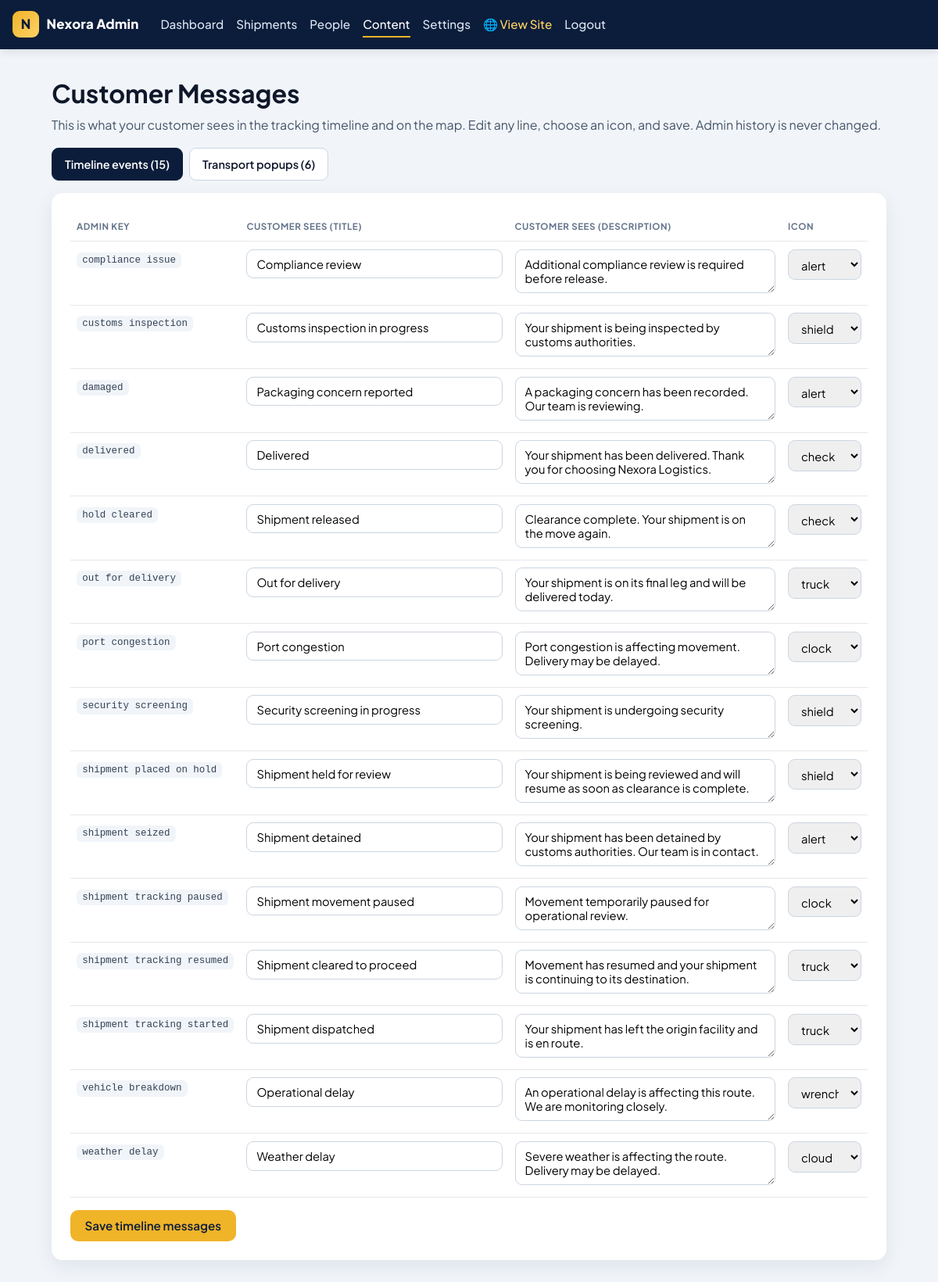
/admin/customer-messages.php (signed in), run on the app's committed database.
### tables this page shows
CREATE TABLE event_translations (
        id INTEGER PRIMARY KEY AUTOINCREMENT,
        raw_key TEXT NOT NULL UNIQUE,
        public_title TEXT NOT NULL,
        public_description TEXT,
        public_icon TEXT,
        updated_at TEXT NOT NULL DEFAULT CURRENT_TIMESTAMP
    );

### app/helpers.php (called while the page is built, shortened)
<?php
function nxWebBase(): string
{
    $script = str_replace('\\', '/', (string) ($_SERVER['SCRIPT_NAME'] ?? ''));
    $dir = rtrim(str_replace('\\', '/', dirname($script)), '/');
    if (preg_match('#^(.*?)/(?:admin/api|admin)$#', $dir, $m)) {
        $dir = $m[1];
    }
    return $dir === '/' ? '' : $dir;
}
function asset(string $path = ''): string
{
    return nxWebBase() . '/assets/' . ltrim($path, '/');
}

### public/admin/customer-messages.php (the view, shortened to what this page needs)
<?php
$db = Database::connection();
$events   = $db->query('SELECT * FROM event_translations ORDER BY raw_key')->fetchAll();
$segments = $db->query('SELECT * FROM segment_messages ORDER BY segment_type')->fetchAll();
function hh(?string $v): string { return htmlspecialchars((string)$v, ENT_QUOTES); }
$iconChoices = ['truck','air','sea','rail','bike','shield','alert','check','clock','cloud','wrench','box','pin'];
?>
<!DOCTYPE html>
<html lang="en">
<head>
<link rel="stylesheet" href="<?= asset('css/app.css') ?>">
</head>
<body>
<header class="navbar">
  <a href="/admin/index.php" class="logo" style="text-decoration:none;color:inherit;">
    <span class="logo-badge">N</span><span class="logo-text">Nexora Admin</span>
  </a>
  <nav class="nav-links">
    <a href="/admin/index.php">Dashboard</a>
    <a href="/admin/shipments-hub.php">Shipments</a>
    <a href="/admin/people.php">People</a>
    <a href="/admin/content.php" class="active">Content</a>
    <a href="/admin/settings.php">Settings</a>
    <a href="/" target="_blank" rel="noopener" style="color:#ffd166 !important;">🌐 View Site</a>
    <a href="/admin/login.php?logout=1">Logout</a>
  </nav>
</header>
<div class="wrap">
  <h1 style="margin:1rem 0 .25rem;">Customer Messages</h1>
  <p style="color:#475569;margin-top:0;">This is what your customer sees in the tracking timeline and on the map. Edit any line, choose an icon, and save. Admin history is never changed.</p>
  <div class="tabs">
    <div class="tab active" data-tab="events">Timeline events (<?= count($events) ?>)</div>
    <div class="tab" data-tab="segments">Transport popups (<?= count($segments) ?>)</div>
  </div>
  <div class="tab-panel active" id="tab-events">
    <form method="post" action="/admin/customer-messages.php">
      <div class="panel">
        <table>
          <thead><tr><th style="width:170px;">Admin key</th><th>Customer sees (title)</th><th>Customer sees (description)</th><th style="width:110px;">Icon</th></tr></thead>
          <tbody>
            <?php foreach ($events as $e): ?>
              <tr>
                <td><span class="key"><?= hh($e['raw_key']) ?></span><input type="hidden" name="key[]" value="<?= hh($e['raw_key']) ?>"></td>
                <td><input type="text" name="title[]" value="<?= hh($e['public_title']) ?>" required></td>
                <td><textarea name="desc[]"><?= hh($e['public_description']) ?></textarea></td>
                <td>
                  <select name="icon[]">
                    <?php foreach ($iconChoices as $ic): ?>
                      <option value="<?= hh($ic) ?>" <?= $e['public_icon'] === $ic ? 'selected' : '' ?>><?= hh($ic) ?></option>
                    <?php endforeach; ?>
                  </select>
                </td>
              </tr>
            <?php endforeach; ?>
          </tbody>
        </table>
        <div style="margin-top:1rem;"><button type="submit" class="btn btn-primary">Save timeline messages</button></div>
      </div>
    </form>
  </div>
</div>
</body>
</html>

### public/assets/css/app.css (style rules this page uses)
:root { --navy:#0b1d3a; --navy-2:#132a52; --gold:#f0b429; --gold-2:#ffd166; --blue:#2563eb; --ink:#0f172a; --muted:#5b6b85; --line:#e5e7eb; --bg:#f7f9fc; --card:#ffffff; --radius:14px; --shadow:0 8px 24px rgba(11,29,58,.08); }
* { box-sizing:border-box; }
html,body { margin:0;padding:0; }
body { font-family:'Plus Jakarta Sans',system-ui,-apple-system,Segoe UI,Roboto,sans-serif; background:var(--bg); color:var(--ink); line-height:1.55; -webkit-font-smoothing:antialiased; }
a { color:inherit; }
.navbar { position:sticky;top:0;z-index:50; display:flex;align-items:center;gap:1rem;flex-wrap:wrap; padding:.85rem 1rem; background:var(--navy); color:#fff; box-shadow:0 2px 12px rgba(0,0,0,.12); }
.navbar .logo { display:flex;align-items:center;gap:.6rem;font-weight:800;font-size:1.05rem; }
.logo-badge { display:inline-flex;align-items:center;justify-content:center; width:34px;height:34px;border-radius:9px; background:linear-gradient(135deg,var(--gold),var(--gold-2)); color:var(--navy);font-weight:900; }
.logo-text { letter-spacing:.2px; }
.nav-links { display:flex;gap:1.1rem;margin-left:1rem;flex-wrap:wrap; }
.nav-links a { color:#dbe4f3;text-decoration:none;font-weight:500;font-size:.95rem; padding:.25rem 0;border-bottom:2px solid transparent;transition:.15s; }
.nav-links a:hover,.nav-links a.active { color:#fff;border-bottom-color:var(--gold); }
.btn { display:inline-flex;align-items:center;justify-content:center;gap:.5rem; padding:.6rem 1.1rem;border-radius:10px;border:1px solid transparent; font-family:inherit;font-weight:600;font-size:.95rem;cursor:pointer; text-decoration:none;transition:.15s;white-space:nowrap; }
.btn-primary { background:var(--gold);color:var(--navy); }
html, body { overflow-x: hidden; max-width: 100vw; width: 100%; }
*, *::before, *::after { box-sizing: border-box; }
section, main, header, footer, div { max-width: 100%; }
.navbar { padding: .9rem 1rem; gap: .75rem; row-gap: .5rem; }
.nav-links { gap: 1rem; flex-wrap: wrap; }
.nav-links a { white-space: nowrap; }

### public/admin/customer-messages.php (style rules this page uses)
body { background:#f1f5f9; }
.wrap { max-width:1100px;margin:0 auto;padding:1rem; }
.panel { background:#fff;border-radius:14px;padding:1.5rem;box-shadow:0 8px 24px rgba(11,29,58,.08);margin-bottom:1.5rem;overflow-x:auto;-webkit-overflow-scrolling:touch; }
.panel table { min-width:640px; }
body,html { overflow-x:hidden; }
input[type=text], textarea, select { width:100%;padding:.55rem .75rem;border:1px solid #cbd5e1;border-radius:9px;font-family:inherit;font-size:.92rem;box-sizing:border-box; }
textarea { min-height:56px;resize:vertical; }
table { width:100%;border-collapse:collapse;font-size:.9rem; }
th,td { padding:.6rem .5rem;text-align:left;border-bottom:1px solid #e5e7eb;vertical-align:top; }
th { font-size:.72rem;text-transform:uppercase;letter-spacing:.05em;color:#64748b; }
.key { font-family:ui-monospace,Menlo,monospace;background:#f1f5f9;padding:.2rem .45rem;border-radius:6px;font-size:.78rem;color:#334155;white-space:nowrap; }
.tabs { display:flex;gap:.5rem;margin-bottom:1rem;flex-wrap:wrap; }
.tab { padding:.55rem 1rem;border-radius:9px;background:#fff;border:1px solid #cbd5e1;cursor:pointer;font-weight:600;font-size:.9rem;color:#0f172a; }
.tab.active { background:#0b1d3a;color:#fff;border-color:#0b1d3a; }
.tab-panel { display:none; }
.tab-panel.active { display:block; }

### data on the page
event_translations: raw_key "compliance issue", public_title "Compliance review", public_description "Additional compliance review is required before release."
event_translations: raw_key "customs inspection", public_title "Customs inspection in progress", public_description "Your shipment is being inspected by customs authorities."
event_translations: raw_key "damaged", public_title "Packaging concern reported", public_description "A packaging concern has been recorded. Our team is reviewing."
event_translations: raw_key "delivered", public_title "Delivered", public_description "Your shipment has been delivered. Thank you for choosing Nexora Logistics."
event_translations: raw_key "hold cleared", public_title "Shipment released", public_description "Clearance complete. Your shipment is on the move again."
event_translations: raw_key "out for delivery", public_title "Out for delivery", public_description "Your shipment is on its final leg and will be delivered today."
event_translations: raw_key "port congestion", public_title "Port congestion", public_description "Port congestion is affecting movement. Delivery may be delayed."
event_translations: raw_key "security screening", public_title "Security screening in progress", public_description "Your shipment is undergoing security screening."
event_translations: raw_key "shipment placed on hold", public_title "Shipment held for review", public_description "Your shipment is being reviewed and will resume as soon as clearance is complete."
event_translations: raw_key "shipment seized", public_title "Shipment detained", public_description "Your shipment has been detained by customs authorities. Our team is in contact."
event_translations: raw_key "shipment tracking paused", public_title "Shipment movement paused", public_description "Movement temporarily paused for operational review."
event_translations: raw_key "shipment tracking resumed", public_title "Shipment cleared to proceed", public_description "Movement has resumed and your shipment is continuing to its destination."
event_translations: raw_key "shipment tracking started", public_title "Shipment dispatched", public_description "Your shipment has left the origin facility and is en route."
event_translations: raw_key "vehicle breakdown", public_title "Operational delay", public_description "An operational delay is affecting this route. We are monitoring closely."
event_translations: raw_key "weather delay", public_title "Weather delay", public_description "Severe weather is affecting the route. Delivery may be delayed."

### other printed values
count($events) "15"
count($segments) "6"
form field value "alert"
form field value "shield"
form field value "check"
form field value "truck"
form field value "clock"
form field value "wrench"
form field value "cloud"
